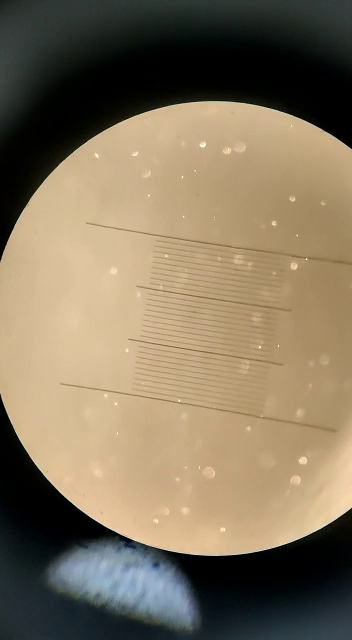
#> input picture frame 54 of video and images/vid.mp4, 352 x 640 px
$ python code3.py
#> lines starting #> are read from the running program, lines starting #| are printed output that depends on the picture; after the words box and inside, x2 and y2 are one past the last pixel; in counts of white or black regions, pixels touching at a corner belong together
import cv2
import imutils
import numpy as np
import time
import dlib


class OilDrop:
    def __init__(self, x, y, radius):
        self.radius = radius  # Should they be integers?
        self.x_current = x  # Always integer
        self.y_current = y  # Always integer
        self.x_previous = x  # Always integer
        self.y_previous = y  # Always integer
        self.x_top_left = round(x - radius)  # Always integer
        self.y_top_left = round(y - radius)  # Always integer
        self.x_bottom_right = round(x + radius)  # Always integer
        self.y_bottom_right = round(y + radius)  # Always integer
        self.tracker = None
        self.rect = None
        self.current_velocity = 0.0  # Current velocity
        self.average_velocity = 0.0  # Average velocity in current direction
        self.average_velocity_up = 0.0  # Average velocity up
        self.average_velocity_down = 0.0  # Average velocity down
        self.previous_direction = 0  # 1 is up, -1 is down, 0 is not defined yet
        self.current_direction = 0  # 1 is up, -1 is down, 0 is not defined yet
        self.frames = 0  # Counts number of frames it has gone in the same direction
        self.frames_up = 0  # Number of frames oil drop went up
        self.frames_down = 0  # Number of frames oil drop went down
        self.has_it_gone_up_and_down = False  # Decides whether we store the information checked in delete tracker
        self.should_delete = False
        self.confidence = None
        self.current_velocity_y = 0  # Always integer
        self.strikes = 0  # How many chances you get for having 0 current y velocity

    # [19 lines left out: functions update_average_velocity, update_direction, did_direction_change, not called in this run]

    def update_frame(self):  # Updates number of frames in same direction
        self.frames += 1

    # [63 lines left out: function update_tracker, not called in this run]

    def create_tracker(self, rgb_frame):
        self.tracker = dlib.correlation_tracker()
        self.rect = dlib.rectangle(self.x_top_left, self.y_top_left, self.x_bottom_right, self.y_bottom_right)
        try:
            self.tracker.start_track(rgb_frame, self.rect)
        except:
            print("Could not create tracker")

    # [16 lines left out: function delete_tracker, not called in this run]


# videoCapture = cv2.VideoCapture(0) # For laptop camera
videoCapture = cv2.VideoCapture("C:\\Users\\Admin\\Desktop\\github stuff\Millikan Oil Drop\\video and images\\vid.mp4")  # For video have to use full path
# videoCapture = cv2.VideoCapture(1) # For camera
height = videoCapture.get(cv2.CAP_PROP_FRAME_HEIGHT)
width = videoCapture.get(cv2.CAP_PROP_FRAME_WIDTH)
max_number_of_circles = 5
prevCircle = [None] * max_number_of_circles
new_circle_frames = 5  # After these many frames we search for new circles
left_border = 20
right_border = 332
top_border = 40
bottom_border = 370
min_gap_for_new_oil_drop = 10  # pixels
confidence_threshold = 0  # Change it
min_velocity = 1e-6
min_frames_for_valid_drop = 12
max_velocity = 100
final_oildrop_values = []
min_line_coord = None
max_line_coord = None
distance_between_lines = None


def main():
    total_frames = 0  # Frames passed till now
    have_aligning_angle = False  # Makes sure to find angle to orient frame only once
    aligning_angle = 0  # Angle to align frame
    oildrops = []  # Stores the OilDrop object for each oil drop
    oildrops_current_location = []  # Stores current x,y of each oil drops being tracked
    found_distance = False
    # videocapture
    # while in loop:
    start = time.time()
    while True:
        ret, frame = videoCapture.read()
#> frame is the input picture: shape (640, 352, 3); mean B, G, R 93.3, 116.3, 130.5
        if not ret:
            break

        frame = frame[120:520, 0 : int(width)]  # For cropping the frame
#> frame: shape (400, 352, 3)
        grayFrame = cv2.cvtColor(frame, cv2.COLOR_BGR2GRAY)
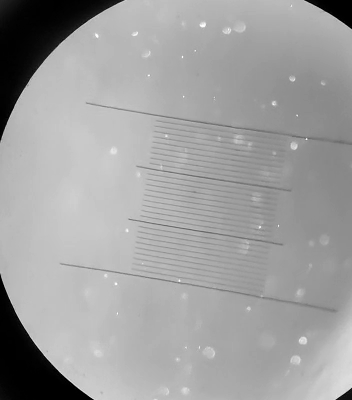
#> grayFrame: shape (400, 352); min 0, max 255, mean 159.4

        if not have_aligning_angle:  # if not oriented orient
            have_aligning_angle = True
            aligning_angle = align_frame_angle(grayFrame)
#> in align_frame_angle, `edges = cv2.Canny(grayFrame, low_threshold, high_threshold)`:
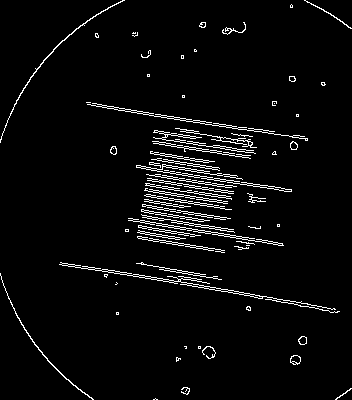
#> edges: shape (400, 352); 4.2% white in thin lines or dots
#> in align_frame_angle, `lines = cv2.HoughLinesP(edges, rho, angular_resolution, threshold, np...`: lines = 61 rows, first 6: [114, 270, 335, 309], [60, 262, 339, 311], [86, 102, 270, 131], [136, 165, 291, 190], [147, 216, 214, 226], [154, 116, 307, 138]
#> in align_frame_angle, `x1, y1, x2, y2 = lines[1][0]`: x1 = 60; y1 = 262; x2 = 339; y2 = 311
#> in align_frame_angle, `m = (y2 - y1) / (x2 - x1)`: m = 0.176
#> aligning_angle = 9.96

        # Orienting the frame by rotating by theta
        grayFrame = imutils.rotate(grayFrame, aligning_angle)
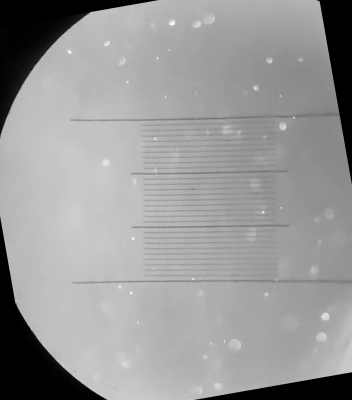
#> grayFrame: shape (400, 352); min 0, max 254, mean 152.4
        frame = imutils.rotate(frame, aligning_angle)
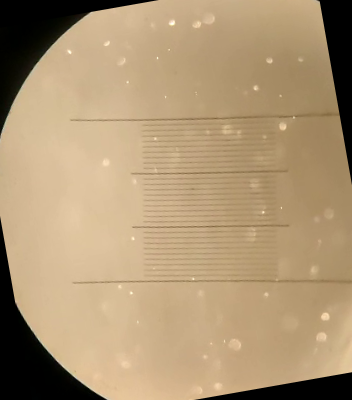
#> frame: shape (400, 352, 3); mean B, G, R 115.4, 149.1, 173.1

        blurFrame = cv2.GaussianBlur(grayFrame, (17, 17), 0)  # Used for getting circles
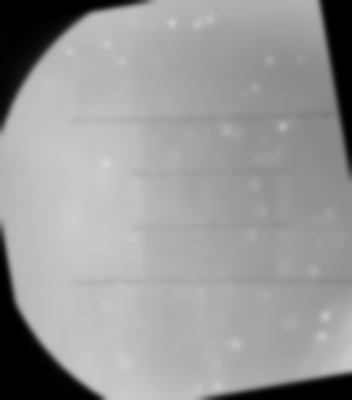
#> blurFrame: shape (400, 352); min 0, max 212, mean 152.5
        rgb_frame = cv2.cvtColor(frame, cv2.COLOR_BGR2RGB)  # Used for trackers
        cv2.rectangle(frame,(left_border, top_border),(right_border, bottom_border),(255, 0, 0), 1,)
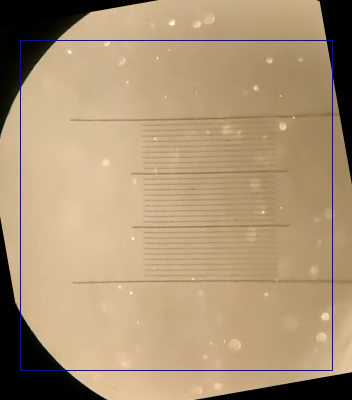
#> frame: shape (400, 352, 3); 0.91% of pixels changed, all inside (x1, y1, x2, y2) = (20, 40, 333, 371)
        if not found_distance:

            min_line_coord,max_line_coord, distance_between_lines= calculate_distance_between_lines(grayFrame=grayFrame)
#> in calculate_distance_between_lines, `edges = cv2.Canny(grayFrame, low_threshold, high_threshold)`:
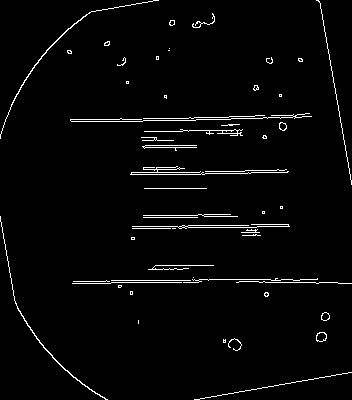
#> edges: shape (400, 352); 2.7% white in thin lines or dots
#> in calculate_distance_between_lines, `lines = cv2.HoughLinesP(edges, rho, angular_resolution, threshold, np...`: lines = 25 rows, first 6: [70, 119, 182, 120], [111, 282, 198, 282], [139, 226, 288, 224], [319, 1, 351, 184], [145, 280, 198, 280], [194, 399, 351, 372]
#> in calculate_distance_between_lines, `x1min, y1min, x2min, y2min = lines[0][0]`: x1min = 70; y1min = 119; x2min = 182; y2min = 120
#> in calculate_distance_between_lines, `x1max, y1max, x2max, y2max = lines[0][0]`: x1max = 70; y1max = 119; x2max = 182; y2max = 120
#> the loop in calculate_distance_between_lines, `for line in lines[1, :]:` made 1 pass
#> (x1, y1, x2, y2, x1max, y1max, x2max, y2max) on pass 1: (111, 282, 198, 282, 111, 282, 198, 282)
#> after the loop in calculate_distance_between_lines, `for line in lines[1, :]:`: x1max = 111; x1min = 70; x2max = 198; x2min = 182; y1max = 282; y1min = 119; y2max = 282; y2min = 120
#> min_line_coord = [70, 119, 182, 120]; max_line_coord = [111, 282, 198, 282]; distance_between_lines = 163
            found_distance = True
        # cv2.rectangle(frame,(min_line_coord[0],min_line_coord[1]),(min_line_coord[2],min_line_coord[3]),(0, 0, 255),2,) # For checking if lines are correct
        # cv2.rectangle(frame,(max_line_coord[0],max_line_coord[1]),(max_line_coord[2],max_line_coord[3]),(0, 0, 255),2,)
        # update tracker stuff
        oildrops_current_location = []
        for idx in reversed(range(len(oildrops))):
            oildrop = oildrops[idx]
            oildrop.update_tracker(rgb_frame=rgb_frame)
            if oildrop.should_delete:
                oildrop.delete_tracker()
                del oildrops[idx]
            else:
                oildrops_current_location.append((oildrop.x_current, oildrop.y_current))
                cv2.rectangle(frame,(oildrop.x_top_left, oildrop.y_top_left),(oildrop.x_bottom_right, oildrop.y_bottom_right),(255, 0, 0),2,)
#> after the loop, oildrops_current_location = []

        if (total_frames % new_circle_frames == 0):  # Check for new circles after every 10 frames
            # Maybe make new circle function
            circles = cv2.HoughCircles(blurFrame,cv2.HOUGH_GRADIENT,2,20,param1=30,param2=10,minRadius=0,maxRadius=7,)
#> circles = [[255, 87, 3.4], [321, 337, 5.4], [217, 387, 5], [235, 345, 5.8], [313, 271, 4.8], [171, 23, 4], [209, 17, 5.8], [269, 59, 2.6], [283, 127, 2.6], [351, 171, 3.4]]

            if circles is None:
                print("Pump more")
            else:
                circles = np.uint16(np.around(circles))
#> circles = [[255, 87, 3], [321, 337, 5], [217, 387, 5], [235, 345, 6], [313, 271, 5], [171, 23, 4], [209, 17, 6], [269, 59, 3], [283, 127, 3], [351, 171, 3]]
                for circle in circles[0, :]:
                    is_new_drop = True
                    # print(circle[0], circle[1], circle[2])
                    # print("\n")
                    for oildrop in oildrops_current_location:  # If already tracked
                        # print(oildrop[0], oildrop[1])
                        if (dist(circle[0], circle[1], oildrop[0], oildrop[1]) <= min_gap_for_new_oil_drop):
                            is_new_drop = False
                            break

                    if is_new_drop and (circle[0] < circle[2] or circle[1] < circle[2]):  # Check if at edge of screen by comparing location and radius
                        is_new_drop = False

                    if is_new_drop and crossed_border(circle[0] - circle[2], circle[1] - circle[2], circle[0] + circle[2], circle[1] + circle[2],):
                        is_new_drop = False

                    if not is_new_drop:
                        continue
                    else:
                        new_drop = OilDrop(circle[0], circle[1], circle[2])
                        oildrops.append(new_drop)
                        oildrops_current_location.append((new_drop.x_current, new_drop.y_current))
                        cv2.rectangle(frame,(new_drop.x_top_left, new_drop.y_top_left),(new_drop.x_bottom_right, new_drop.y_bottom_right),(0, 255, 0),2,)  # Change colour for new circle
                        new_drop.create_tracker(rgb_frame=rgb_frame)
#> this loop made 1 pass
#> circle on pass 1: [255, 87, 3]
#> frame: shape (400, 352, 3); 0.05% of pixels changed, all inside (x1, y1, x2, y2) = (251, 83, 260, 92)
#> after the loop, oildrops = 1 item; oildrops_current_location = [(255, 87)]

        # every 10 frames find all circles
        # if they already have tracker(check if distance is close enough), ignore them else create new [have list of objects]
        # maybe consider that we get 4 locations for bounding box. maybe bounding box in class function
        # Have function for border for search and for track[only search for circles in this region][if outside dont search]

        # total frames+=1
        # if end or press q then end
        # maybe if they press g then display graph else display at end
        total_frames += 1
        cv2.imshow("frame", frame)  # Display frame
        if cv2.waitKey(1) & 0xFF == ord("q"):
            break
    end = time.time()
    print(f"Time: {end-start}")
    print(f"Frames: {total_frames}")
    print(f"Height: {height}")
    print(f"Width: {width}")
    print(f"Distance between max lines = {distance_between_lines}")
    print(final_oildrop_values)
    print("HI")
    print(len(final_oildrop_values))


# Function that calculates distance b/w (x1,y1) and (x2,y2)
def dist(x1, y1, x2, y2):
    return ((int(x1) - int(x2)) ** 2 + (int(y1) - int(y2)) ** 2) ** 0.5


def crossed_border(x1, y1, x2, y2):
    if x1 < left_border or y1 < top_border or x2 > right_border or y2 > bottom_border:
        return True
    else:
        return False


# Function that finds the angle to align the frame
def align_frame_angle(grayFrame):
    low_threshold = 50
    high_threshold = 150
    edges = cv2.Canny(grayFrame, low_threshold, high_threshold)

    rho = 1  # distance resolution in pixels of the Hough grid
    angular_resolution = np.pi / 180  # angular resolution in radians of the Hough grid
    # minimum number of votes (intersections in Hough grid cell)
    threshold = 15
    min_line_length = 50  # minimum number of pixels making up a line
    max_line_gap = 20  # maximum gap in pixels between connectable line segments

    # Run Hough on edge detected image
    # Output "lines" is an array containing endpoints of detected line segments
    lines = cv2.HoughLinesP(edges, rho, angular_resolution, threshold, np.array([]), min_line_length, max_line_gap,)
    x1, y1, x2, y2 = lines[1][0]
    m = (y2 - y1) / (x2 - x1)
    return np.arctan(m) * 180 / np.pi


def calculate_distance_between_lines(grayFrame):
    low_threshold = 50
    high_threshold = 150
    edges = cv2.Canny(grayFrame, low_threshold, high_threshold)

    rho = 1  # distance resolution in pixels of the Hough grid
    angular_resolution = np.pi / 180  # angular resolution in radians of the Hough grid
    # minimum number of votes (intersections in Hough grid cell)
    threshold = 15
    min_line_length = 50  # minimum number of pixels making up a line
    max_line_gap = 20  # maximum gap in pixels between connectable line segments

    # Run Hough on edge detected image
    # Output "lines" is an array containing endpoints of detected line segments
    lines = cv2.HoughLinesP(edges, rho, angular_resolution, threshold, np.array([]), min_line_length, max_line_gap,)
    x1min, y1min, x2min, y2min = lines[0][0]
    x1max, y1max, x2max, y2max = lines[0][0]
    for line in lines[1, :]:
        x1, y1, x2, y2 = line
        if y1 > y1max:
            x1max, y1max, x2max, y2max = (x1, y1, x2, y2)
        if y1 < y1min:
            x1min, y1min, x2min, y2min = (x1, y1, x2, y2)

    return [[x1min, y1min, x2min, y2min], [x1max, y1max, x2max, y2max], y1max - y1min]

    print(lines)


if __name__ == "__main__":
    main()
#> (the call stopped at in create_tracker, `self.tracker = dlib.correlation_tracker()`: dlib is not available in this run)

$ run again, starting later in the video
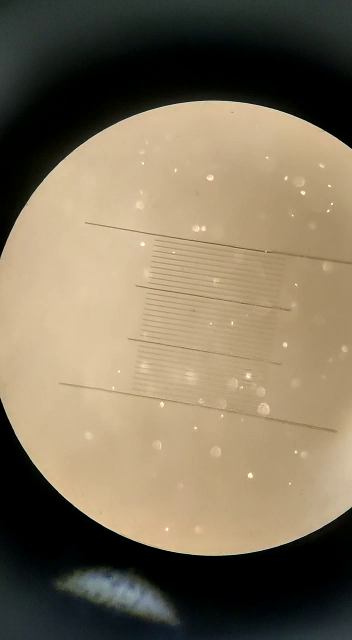
#> input picture frame 244 of video and images/vid.mp4, 352 x 640 px
#> in main, frame is the input picture: shape (640, 352, 3); mean B, G, R 91.4, 113.6, 126.7
#> in align_frame_angle, `edges = cv2.Canny(grayFrame, low_threshold, high_threshold)`:
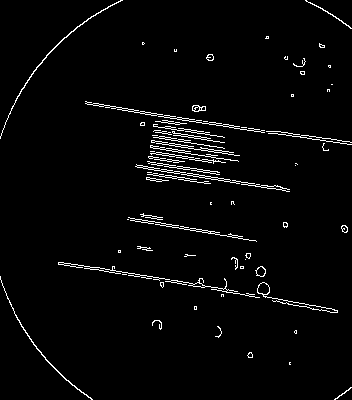
#> edges: shape (400, 352); 2.9% white in thin lines or dots
#> in align_frame_angle, `lines = cv2.HoughLinesP(edges, rho, angular_resolution, threshold, np...`: lines = 32 rows, first 6: [97, 267, 333, 312], [87, 104, 292, 136], [85, 103, 349, 144], [137, 165, 289, 189], [135, 166, 289, 191], [130, 220, 255, 240]
#> in align_frame_angle, `x1, y1, x2, y2 = lines[1][0]`: x1 = 87; y1 = 104; x2 = 292; y2 = 136
#> m = 0.156
#> aligning_angle = 8.87
#> in calculate_distance_between_lines, `lines = cv2.HoughLinesP(edges, rho, angular_resolution, threshold, np...`: lines = 22 rows, first 6: [73, 119, 283, 119], [278, 282, 348, 283], [73, 117, 262, 117], [70, 279, 208, 279], [130, 173, 287, 173], [133, 227, 242, 227]
#> in calculate_distance_between_lines, `x1min, y1min, x2min, y2min = lines[0][0]`: x1min = 73; y1min = 119; x2min = 283; y2min = 119
#> in calculate_distance_between_lines, `x1max, y1max, x2max, y2max = lines[0][0]`: x1max = 73; y1max = 119; x2max = 283; y2max = 119
#> the loop in calculate_distance_between_lines, `for line in lines[1, :]:` made 1 pass
#> (x1, y1, x2, y2, x1max, y1max, x2max, y2max) on pass 1: (278, 282, 348, 283, 278, 282, 348, 283)
#> after the loop in calculate_distance_between_lines, `for line in lines[1, :]:`: x1max = 278; x1min = 73; x2max = 348; x2min = 283; y1max = 282; y1min = 119; y2max = 283; y2min = 119
#> min_line_coord = [73, 119, 283, 119]; max_line_coord = [278, 282, 348, 283]; distance_between_lines = 163
#> after the loop in main, `for idx in reversed(range(len(oildrops))):`: oildrops_current_location = []
#> in main, `circles = cv2.HoughCircles(blurFrame,cv2.HOUGH_GRADIENT,2,20,param1=30..`: circles = [[277, 273, 5.8], [287, 207, 3.4], [255, 243, 3.4], [281, 53, 3.4], [273, 341, 3.4], [187, 53, 4], [175, 287, 4.4], [315, 125, 5.8]]
#> in main, `circles = np.uint16(np.around(circles))`: circles = [[277, 273, 6], [287, 207, 3], [255, 243, 3], [281, 53, 3], [273, 341, 3], [187, 53, 4], [175, 287, 4], [315, 125, 6]]
#> the loop in main, `for circle in circles[0, :]:` made 1 pass
#> circle on pass 1: [277, 273, 6]
#> after the loop in main, `for circle in circles[0, :]:`:
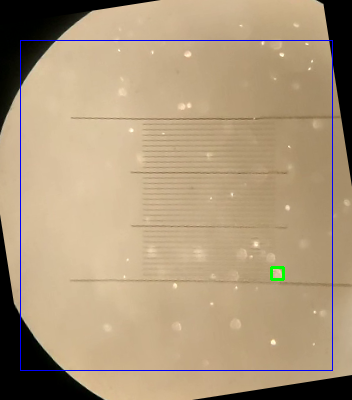
#> frame: shape (400, 352, 3); mean B, G, R 122.6, 151.8, 172.8
#> after the loop in main, `for circle in circles[0, :]:`: oildrops = 1 item; oildrops_current_location = [(277, 273)]
